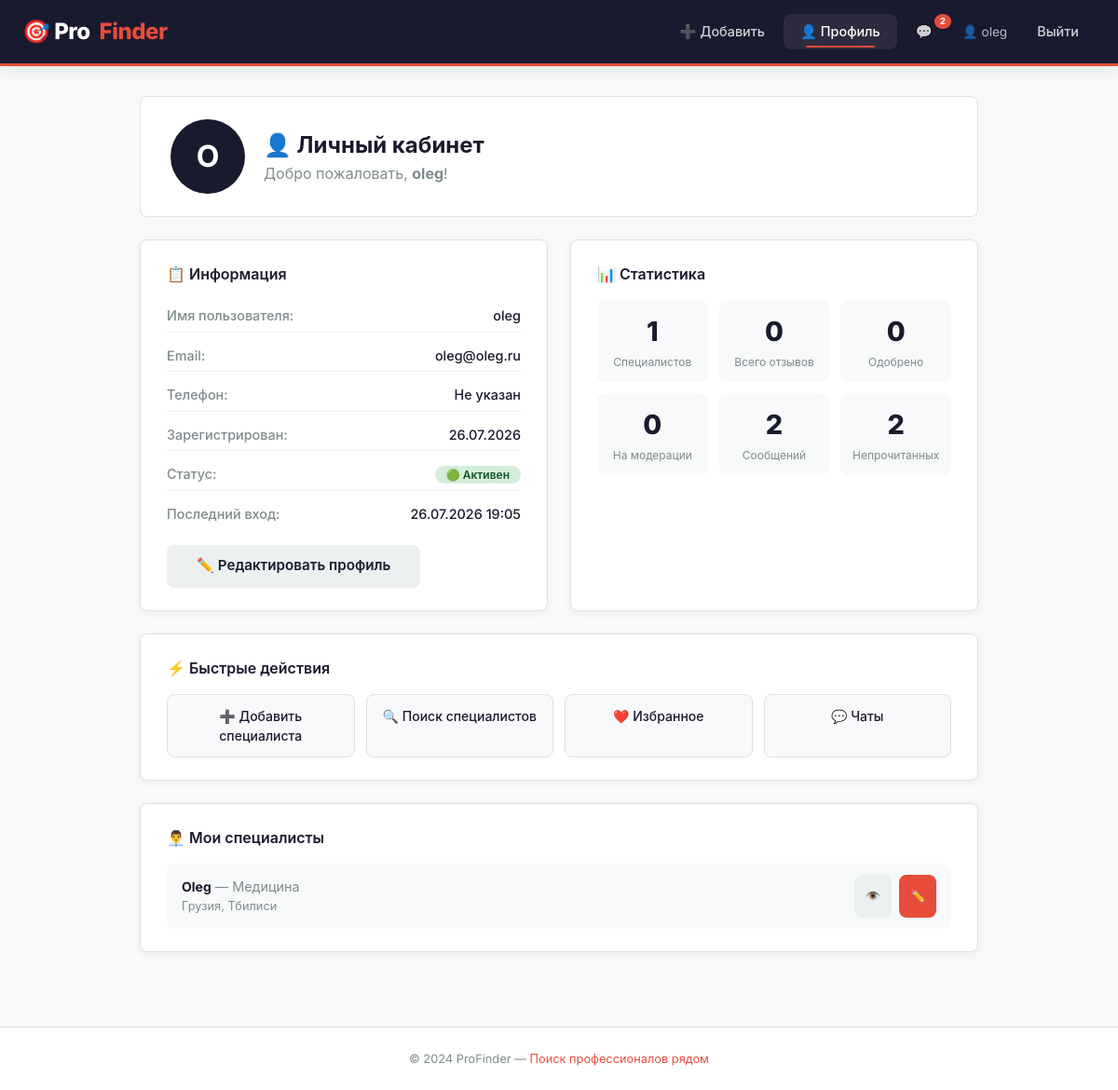
The app's page /profile/ (signed in), older data.
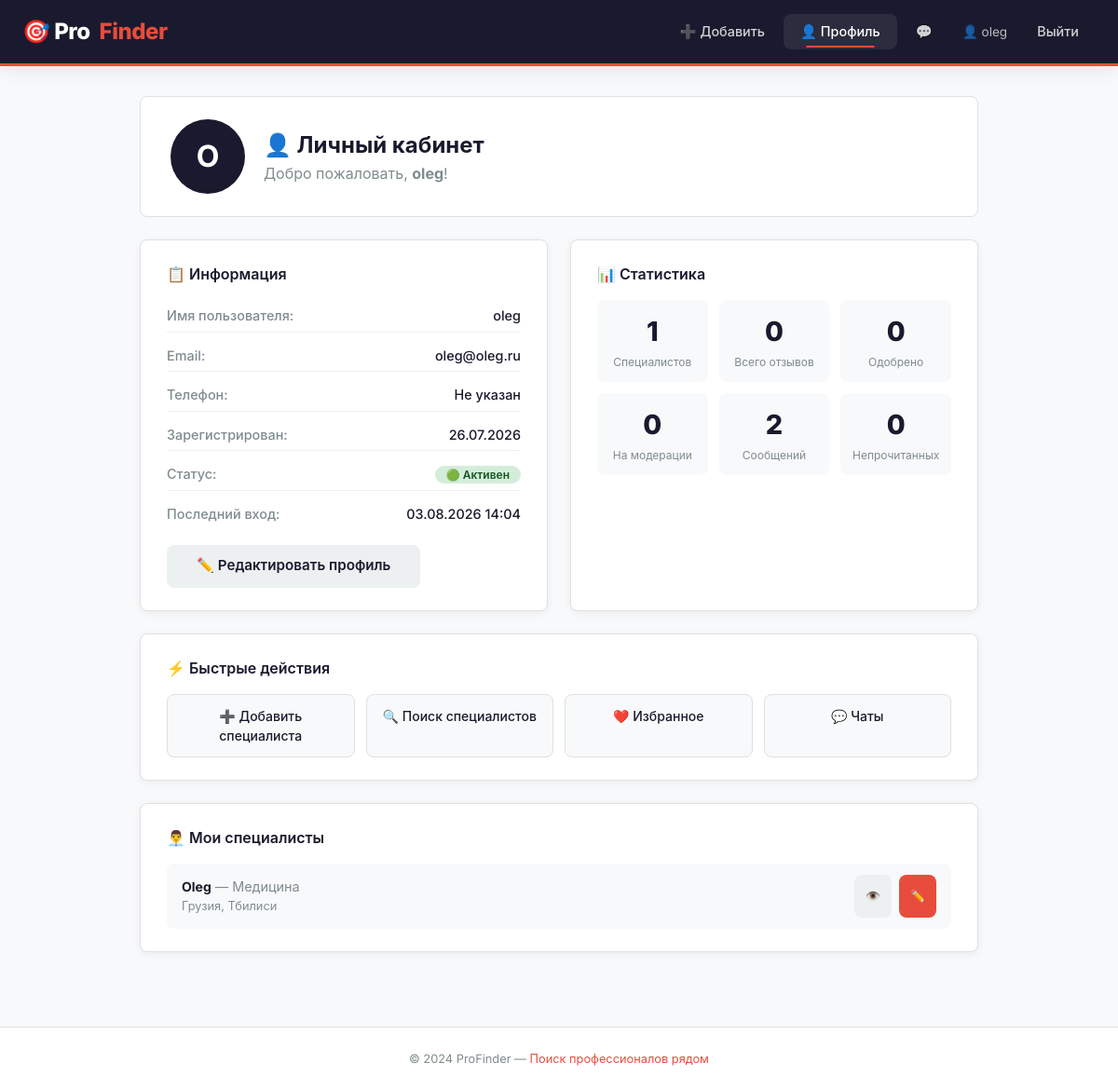
The same page, newer data.
### users/models.py (models this page shows, shortened)
class User(AbstractUser):
    email = models.EmailField(unique=True)
    phone = models.CharField(max_length=20, blank=True, null=True)
    avatar = models.ImageField(
        upload_to=user_avatar_path,
        blank=True,
        null=True,
        verbose_name='Аватар'
    )
    is_active = models.BooleanField(default=True)
    last_login = models.DateTimeField(null=True, blank=True)
    created_at = models.DateTimeField(auto_now_add=True)
    telegram_id = models.BigIntegerField(
        null=True,
        blank=True,
        verbose_name='Telegram ID'
    )
    telegram_notifications = models.BooleanField(
        default=True,
        verbose_name='Уведомления в Telegram'
    )
    def get_unread_count(self):
        from chat.models import Message
        unread = 0
        for chat in self.get_all_chats():
            unread += chat.messages.filter(is_read=False).exclude(sender=self).count()
        return unread
    def get_all_chats(self):
        from chat.models import Chat
        return Chat.objects.filter(
            models.Q(user1=self) | models.Q(user2=self)
        ).order_by('-updated_at')
    def get_notifications(self):
        from chat.models import Message
        notifications = []
        for chat in self.get_all_chats():
            unread_messages = chat.messages.filter(
                is_read=False
            ).exclude(sender=self).order_by('-created_at')
            for msg in unread_messages[:3]:
                notifications.append({
                    'chat_id': chat.id,
                    'sender_name': msg.sender.username,
                    'content': msg.content[:100] + ('...' if len(msg.content) > 100 else ''),
                    'created_at': msg.created_at,
                    'is_read': msg.is_read,
                    'other_user_id': chat.get_other_user(self).id,
                    'other_user_name': chat.get_other_user(self).username
                })
        notifications.sort(key=lambda x: x['created_at'], reverse=True)
        return notifications[:20]

### providers/models.py (models this page shows, shortened)
class Provider(models.Model):
    full_name = models.CharField(max_length=100)
    category = models.CharField(max_length=50)
    phone = models.CharField(max_length=20, blank=True, null=True)
    email = models.EmailField(blank=True, null=True)
    address = models.CharField(max_length=200, blank=True, null=True)
    country = models.CharField(max_length=50)
    city = models.CharField(max_length=50, blank=True, null=True)
    rating = models.FloatField(default=0.0)
    description = models.TextField(blank=True, null=True)
    tags = models.TextField(blank=True, null=True)
    is_verified = models.BooleanField(default=False)
    is_active = models.BooleanField(default=True)
    created_by = models.ForeignKey(settings.AUTH_USER_MODEL, on_delete=models.CASCADE, related_name='providers')
    created_at = models.DateTimeField(auto_now_add=True)
    updated_at = models.DateTimeField(auto_now=True)
    experience_years = models.IntegerField(
        default=0,
        verbose_name='Опыт работы (лет)'
    )
    price_from = models.DecimalField(
        max_digits=10,
        decimal_places=2,
        null=True,
        blank=True,
        verbose_name='Цена от'
    )
    price_to = models.DecimalField(
        max_digits=10,
        decimal_places=2,
        null=True,
        blank=True,
        verbose_name='Цена до'
    )

### users/views.py (the view)
# urls.py: path('profile/', user_views.profile, name='profile'),
@login_required
def profile(request):
    stats = {
        'reviews_count': Review.objects.filter(user=request.user).count(),
        'approved_reviews': Review.objects.filter(user=request.user, is_approved=True).count(),
        'pending_reviews': Review.objects.filter(user=request.user, is_approved=False).count(),
        'messages_count': Message.objects.filter(sender=request.user).count(),
        'unread_count': request.user.get_unread_count(),
        'providers_count': Provider.objects.filter(created_by=request.user).count()
    }
    return render(request, 'profile.html', {'user': request.user, 'stats': stats})

### chat/models.py (called while the page is built)
    def get_other_user(self, user):
        return self.user2 if self.user1 == user else self.user1

### users/context_processors.py (called while the page is built)
def notifications(request):
    unread_count = 0
    notifications_list = []
    if request.user.is_authenticated:
        try:
            unread_count = request.user.get_unread_count()
            notifications_list = request.user.get_notifications()
        except AttributeError:
            pass
    return {
        'unread_count': unread_count,
        'notifications_list': notifications_list
    }

### templates/profile.html (shortened to what this page needs)
{% extends "base.html" %}
{% block content %}
<div class="profile-page">
    <div class="profile-header">
        <div style="display: flex; align-items: center; gap: 20px; flex-wrap: wrap;">
            <div style="position: relative;">
                {% if user.avatar %}
                    <img src="{{ user.avatar.url }}" alt="Аватар" style="width: 80px; height: 80px; border-radius: 50%; object-fit: cover; border: 2px solid #e0e0e0;">
                {% else %}
                    <div style="width: 80px; height: 80px; border-radius: 50%; background: var(--hh-primary); color: var(--hh-white); display: flex; align-items: center; justify-content: center; font-size: 2rem; font-weight: 700;">
                        {{ user.username|slice:":1"|upper }}
                    </div>
                {% endif %}
            </div>
            <div>
                <h1>👤 Личный кабинет</h1>
                <p>Добро пожаловать, <strong>{{ user.username }}</strong>!</p>
            </div>
        </div>
    </div>
    <div class="profile-grid">
        <div class="profile-card">
            <h3>📋 Информация</h3>
            <div class="profile-info">
                <div class="info-row">
                    <span class="label">Имя пользователя:</span>
                    <span class="value">{{ user.username }}</span>
                </div>
                <div class="info-row">
                    <span class="label">Email:</span>
                    <span class="value">{{ user.email }}</span>
                </div>
                <div class="info-row">
                    <span class="label">Телефон:</span>
                    <span class="value">{{ user.phone|default:"Не указан" }}</span>
                </div>
                <div class="info-row">
                    <span class="label">Зарегистрирован:</span>
                    <span class="value">{{ user.created_at|date:"d.m.Y" }}</span>
                </div>
                <div class="info-row">
                    <span class="label">Статус:</span>
                    <span class="value">
                        {% if user.is_active %}
                        <span class="badge badge-active">🟢 Активен</span>
                        {% else %}
                        <span class="badge badge-inactive">🔴 Заблокирован</span>
                        {% endif %}
                    </span>
                </div>
                {% if user.last_login %}
                <div class="info-row">
                    <span class="label">Последний вход:</span>
                    <span class="value">{{ user.last_login|date:"d.m.Y H:i" }}</span>
                </div>
                {% endif %}
            </div>
            <a href="{% url 'edit_profile' %}" class="btn btn-secondary">✏️ Редактировать профиль</a>
        </div>
        <div class="profile-card">
            <h3>📊 Статистика</h3>
            <div class="stats-grid">
                <div class="stat-item">
                    <span class="stat-number">{{ stats.providers_count }}</span>
                    <span class="stat-label">Специалистов</span>
                </div>
                <div class="stat-item">
                    <span class="stat-number">{{ stats.reviews_count }}</span>
                    <span class="stat-label">Всего отзывов</span>
                </div>
                <div class="stat-item">
                    <span class="stat-number">{{ stats.approved_reviews }}</span>
                    <span class="stat-label">Одобрено</span>
                </div>
                <div class="stat-item">
                    <span class="stat-number">{{ stats.pending_reviews }}</span>
                    <span class="stat-label">На модерации</span>
                </div>
                <div class="stat-item">
                    <span class="stat-number">{{ stats.messages_count }}</span>
                    <span class="stat-label">Сообщений</span>
                </div>
                <div class="stat-item">
                    <span class="stat-number">{{ stats.unread_count }}</span>
                    <span class="stat-label">Непрочитанных</span>
                </div>
            </div>
        </div>
        <div class="profile-card full-width">
            <h3>⚡ Быстрые действия</h3>
            <div class="actions-grid">
                <a href="{% url 'add_provider' %}" class="action-btn">➕ Добавить специалиста</a>
                <a href="{% url 'index' %}" class="action-btn">🔍 Поиск специалистов</a>
                <a href="{% url 'favorites' %}" class="action-btn">❤️ Избранное</a>
                <a href="/chat/" class="action-btn">💬 Чаты</a>
            </div>
        </div>
        <div class="profile-card full-width">
            <h3>👨‍💼 Мои специалисты</h3>
            {% if user.providers.all %}
                <div style="display: grid; gap: 12px; margin-top: 12px;">
                    {% for provider in user.providers.all %}
                        <div style="display: flex; justify-content: space-between; align-items: center; padding: 12px 16px; background: var(--hh-gray-lighter); border-radius: var(--hh-radius);">
                            <div>
                                <strong>{{ provider.full_name }}</strong>
                                <span style="color: var(--hh-gray); font-size: 0.9rem;"> — {{ provider.category }}</span>
                                <div style="font-size: 0.8rem; color: var(--hh-gray);">
                                    {{ provider.country }}{% if provider.city %}, {{ provider.city }}{% endif %}
                                </div>
                            </div>
                            <div style="display: flex; gap: 8px;">
                                <a href="{% url 'provider_detail' provider.id %}" class="btn btn-secondary" style="padding: 4px 12px; font-size: 0.8rem;">👁️</a>
                                <a href="{% url 'edit_provider' provider.id %}" class="btn btn-primary" style="padding: 4px 12px; font-size: 0.8rem;">✏️</a>
                            </div>
                        </div>
                    {% endfor %}
                </div>
            {% else %}
                <p style="color: var(--hh-gray); text-align: center; padding: 20px;">
                    У вас пока нет добавленных специалистов.<br>
                    <a href="{% url 'add_provider' %}" class="btn btn-primary" style="margin-top: 12px;">➕ Добавить специалиста</a>
                </p>
            {% endif %}
        </div>
    </div>
</div>
{% endblock %}

### templates/base.html (shortened to what this page needs)
<!DOCTYPE html>
<html lang="ru">
<head>
    {% load static %}
    <link rel="stylesheet" href="{% static 'css/style.css' %}">
</head>
<body>
    <nav class="navbar">
        <div class="nav-container">
            <div class="nav-brand">
                <a href="{% url 'index' %}">
                    🎯 Pro<span class="accent">Finder</span>
                </a>
            </div>
            <div class="nav-menu">
                {% if user.is_authenticated %}
                    <a href="{% url 'add_provider' %}" class="{% if request.resolver_match.url_name == 'add_provider' %}active{% endif %}">➕ Добавить</a>
                    <a href="{% url 'profile' %}" class="{% if request.resolver_match.url_name == 'profile' %}active{% endif %}">👤 Профиль</a>
                    <div class="notifications-wrapper">
                        <a href="#" class="notifications-btn" onclick="toggleNotifications(event)">
                            💬
                            {% if unread_count > 0 %}
                                <span class="notification-badge" id="notificationBadge">{{ unread_count }}</span>
                            {% endif %}
                        </a>
                    </div>
                    <span class="user-name">👤 {{ user.username }}</span>
                    <a href="{% url 'logout' %}">Выйти</a>
                {% else %}
                    <a href="{% url 'login' %}" class="{% if request.resolver_match.url_name == 'login' %}active{% endif %}">Войти</a>
                    <a href="{% url 'register' %}" class="btn-nav">Регистрация</a>
                {% endif %}
            </div>
        </div>
    </nav>
    <div class="container">
        {% block content %}{% endblock %}
    </div>
    <footer>
        <p>© 2024 ProFinder — <span class="accent">Поиск профессионалов рядом</span></p>
    </footer>
</body>
</html>

### templates/profile.html (style rules this page uses)
.profile-page { max-width: 900px; margin: 0 auto; }
.profile-header { background: var(--hh-white); padding: 24px 32px; border-radius: var(--hh-radius); border: 1px solid #e0e0e0; margin-bottom: 24px; }
.profile-header h1 { font-size: 1.5rem; font-weight: 700; }
.profile-grid { display: grid; grid-template-columns: 1fr 1fr; gap: 24px; }
.profile-card { background: var(--hh-white); padding: 24px 28px; border-radius: var(--hh-radius); border: 1px solid #e0e0e0; }
.profile-card.full-width { grid-column: 1 / -1; }
.profile-card h3 { font-size: 1rem; font-weight: 600; margin-bottom: 16px; color: var(--hh-primary); }
.profile-info .info-row { display: flex; justify-content: space-between; padding: 6px 0; border-bottom: 1px solid #f0f0f0; }
.profile-info .info-row:last-child { border-bottom: none; }
.profile-info .label { color: var(--hh-gray); font-size: 0.9rem; }
.profile-info .value { font-weight: 500; font-size: 0.9rem; }
.badge { padding: 2px 12px; border-radius: 20px; font-size: 0.75rem; font-weight: 600; }
.badge-active { background: #d4edda; color: #155724; }
.stats-grid { display: grid; grid-template-columns: 1fr 1fr 1fr; gap: 12px; }
.stat-item { text-align: center; padding: 12px; background: var(--hh-gray-lighter); border-radius: var(--hh-radius); }
.stat-number { display: block; font-size: 1.8rem; font-weight: 800; color: var(--hh-primary); }
.stat-label { font-size: 0.75rem; color: var(--hh-gray); }
.actions-grid { display: grid; grid-template-columns: 1fr 1fr 1fr 1fr; gap: 12px; }
.action-btn { display: block; padding: 12px; text-align: center; background: var(--hh-gray-lighter); border-radius: var(--hh-radius); font-weight: 500; color: var(--hh-primary); transition: var(--hh-transition); }

### templates/base.html (style rules this page uses)
.notifications-wrapper { position: relative; display: inline-block; }
.notifications-btn { position: relative; padding: 8px 12px; color: rgba(255,255,255,0.8); text-decoration: none; border-radius: var(--hh-radius); transition: all 0.2s ease; }

Row changes from the older to the newer data that the page shows:
changed User "oleg": last_login "26.07.2026 19:05" → "03.08.2026 14:04"
Text that changed along with them:
{{ stats.unread_count }}: "2" → "0"
{{ unread_count }}: "2" → (not shown)
